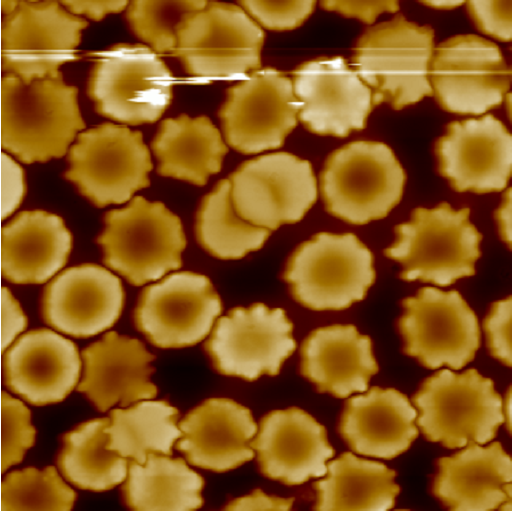
#> input picture python/project(CS)/previous/arrange/multibad3.bmp, 512 x 511 px, found by its file name
$ python ori.py
#> lines starting #> are read from the running program, lines starting #| are printed output that depends on the picture; after the words box and inside, x2 and y2 are one past the last pixel; in counts of white or black regions, pixels touching at a corner belong together
import cv2
import numpy as np
import matplotlib.pyplot as plt
from copy import copy
from find import find, trace, take_line
import multiprocessing as mult

import pickle
import os

#diraction step
dfir=[[1,0],[-1,0],[0,1],[0,-1],[1,1],[-1,1],[1,-1],[-1,-1]]
thresh=20
dthresh=20
dirac=[[1,0],[0,1],[1,1],[1,-1]]

smallist_area=10


def cut_graph(graph,onebit):
    dimension=np.shape(graph)
    if len(dimension)==3:
        zero=(0,0,0)
    else:
        zero=0
    m=dimension[0]
    n=dimension[1]
    new_graph=[]

    for i in range(m):
        new_graph.append([])
        for j in range(n):
            if onebit[i][j]:
                new_graph[i].append(graph[i][j])
            else:
                new_graph[i].append(zero)

    return np.array(new_graph,np.uint8)

# [20 lines left out: function cell_cut, not called in this run]


#dealing graph
def clear_white_edge(graph,white):
    white_line_wide=0
    m=len(graph)
    n=len(graph[0])

    def judge(value,white):
        if type(white)==int:
            if value==white:
                return True
            else:
                return False
        else:
            tf=False
            for i in range(len(white)):
                if value[i]==white[i]:
                    return True
            return False

    for j in range(n):
        i=0
        while i <m:
            if not judge(graph[i][j],white):
                break
            i+=1
        if i<m:
            break
        white_line_wide+=1
    return np.array([[graph[i][j] for j in range(white_line_wide,n)] for i in range(m)],np.uint8)


# [6 lines left out: function reset_graph, not called in this run]


def trace_base_board(onebit,gray,thresh,Range=False):
    print("ooo")
    #the input Range is a 2*2 list, example:[[x_start,x_end],[y_start,y_end]]
    #bfs trace base board=============================
    mark=np.zeros([len(onebit),len(onebit[0])],bool)
    if not Range:
        m=[0,len(onebit)-1]
        n=[0,len(onebit[0])-1]
    else:
        m=Range[1]
        n=Range[0]
    new_onebit=copy(onebit)
    mu=[[0,1],[1,0],[0,-1],[-1,0]]
    start=[[n[0],m[0]] for i in range(2)]+[[n[1],m[1]] for i in range(2)]
    ml=m[1]-m[0]+1
    nl=n[1]-n[0]+1
    ll=[ml,nl]*2

    stack=[]

    for p in range(4):
        a=start[p][0]-mu[p][0]
        b=start[p][1]-mu[p][1]
        for h in range(ll[p]):

            a+=mu[p][0]
            b+=mu[p][1]
            if mark[b][a]:
                continue

            elif gray[b][a]<thresh:
                mark[b][a]=True
                stack.append([a,b])
                while len(stack)>0:
                    val=stack.pop(0)
                    i=val[1]
                    j=val[0]

                    if gray[i][j]<thresh:
                        new_onebit[i][j]=0
                        for k in range(4):
                            ii=i+dfir[k][1]
                            jj=j+dfir[k][0]
                            if ii<m[1]+1 and jj<n[1]+1 and ii>m[0]-1 and jj>n[0]-1:
                                if mark[ii][jj]==False:
                                    mark[ii][jj]=True
                                    stack.append([jj,ii])

    return new_onebit


def seperate_continent(onebit,Range,thresh):
    #the input Range is a 2*2 list, example:[[x_start,x_end],[y_start,y_end]]
    #bfs trace base board=============================
    mark=np.zeros([len(onebit),len(onebit[0])],bool)

    m=Range[1]
    n=Range[0]
    mid_m=(m[1]-m[0])//2
    mid_n=(n[1]-n[0])//2
    continent=[]
    stack=[]

    b=m[0]
    while b<=m[1]:
        s=0
        a=n[0]
        while a<=n[1]:
            if not mark[b][a] and onebit[b][a]:
                sep=np.zeros([len(onebit),len(onebit[0])],np.uint8)
                cell=[]
                xRange=[n[1],n[0]]
                yRange=[m[1],m[0]]
                mark[b][a]=True
                stack.append([a,b])
                while len(stack)>0:
                    val=stack.pop(0)
                    i=val[1]
                    j=val[0]

                    if onebit[i][j]:
                        sep[i][j]=255
                        cell.append([j,i])
                        if j<xRange[0]:
                            xRange[0]=j
                        elif j>xRange[1]:
                            xRange[1]=j

                        if i<yRange[0]:
                            yRange[0]=i
                        elif i>yRange[1]:
                            yRange[1]=i

                        for k in range(4):
                            ii=i+dfir[k][1]
                            jj=j+dfir[k][0]
                            if ii<m[1]+1 and jj<n[1]+1 and ii>m[0]-1 and jj>n[0]-1:
                                if mark[ii][jj]==False:
                                    mark[ii][jj]=True
                                    stack.append([jj,ii])

                '''sep=np.zeros([len(onebit),len(onebit[0])],np.uint8)
                for ind in cell:
                    sep[cell[1]-mid_m][cell[0]-mid_m]=255
                '''
                if yRange[1]-yRange[0]>2*Rrange[0] and xRange[1]-xRange[0]>2*Rrange[0]:
                    continent.append([sep,[xRange,yRange],thresh,cell])
            a+=1
        b+=1


    return continent

def continent_filter(gray,thresh):
    final_continents=[]
    final_gray=[]
    m=len(gray)
    n=len(gray[0])
    Range=[[0,n-1],[0,m-1]]

    onebit=np.array([[255 for j in range(n)] for i in range(m)],np.uint8)
    onebit=trace_base_board(onebit,gray,thresh)
    continents=seperate_continent(onebit,Range,thresh)
    continents_gray=[cut_graph(gray,continents[i][0]) for i in range(len(continents))]

    #while len(continents)>0:
    for hh in range(1):
        p=mult.Pool(3)
        new_onebits=p.map(trace_base_board\
                    ,[[continents[i][0],continents_gray[i],continents[i][2]+dthresh,continents[i][1]] for i in range(len(continents))])
        p.close()
        p.join()
        for i in range(len(new_onebits)):
            shoCV("pp",new_onebits[i])
        '''trace_base_board(old_continent[0],old_gray,new_thresh,Range)
        #===========
        old_continent=continents.pop(-1)
        old_gray=continents_gray.pop(-1)
        new_thresh=old_continent[2]+dthresh
        Range=old_continent[1]
        new_onebit=trace_base_board(old_continent[0],old_gray,new_thresh,Range)
        new_continents=seperate_continent(new_onebit,Range,new_thresh)
        if len(new_continents)>1:
            while len(new_continents)>0:
                new_continent=new_continents.pop(0)
                #grayy,new_continent[0]=cell_cut_move(old_gray,new_continent[0],new_continent[3],new_continent[1])
                continents.append(new_continent)
                #continents_gray.append(grayy)
                continents_gray.append(cut_graph(old_gray,new_continent[0]))
        else:
            if Range[0][0] and Range[1][0] and Range[0][1]!=n-1 and Range[1][1]!=m-1:
                        final_continents.append(old_continent)
                        final_gray.append(old_gray)
        '''
    final_onebit=np.array([[0 for j in range(n)] for i in range(m)],np.uint8)
    for i in final_continents:
        s=0
        count=0
        for j in range(len(i[0])):
            for k in range(len(i[0][0])):
                if i[0][j][k]:
                    s+=gray[j][k]
                    count+=1
                    final_onebit[j][k]=255

        i.append(s/count)
    return final_onebit,final_continents,final_gray


# [123 lines left out: function Radiuscal, not called in this run]
#-#-#-#-#-#-#-#-#main------------------------------------------

#all kinds of images we need======================
#base_graph,
health="health"
unhealth="unhealth"
for wi in range(0,1):
    path=''#r"C:\CodingWorkSpace\blood\newnew\tide\datas\erythrocyte"
    bmp=".bmp"
    file="multibad3.bmp"
    #file=health+str(wi+1)+bmp
    print(os.path.join(path,file))
    rgb=clear_white_edge(cv2.imread(os.path.join(path,file)),(255,255,255))
#> in clear_white_edge, `white_line_wide=0`: white_line_wide = 0
#> in clear_white_edge, `m=len(graph)`: m = 511
#> in clear_white_edge, `n=len(graph[0])`: n = 512
#> the loop in clear_white_edge, `for j in range(n):` made 2 passes
#> white_line_wide on pass 1: 1
#> after the loop in clear_white_edge, `for j in range(n):`: white_line_wide = 1
    Ogray=clear_white_edge(cv2.imread(os.path.join(path,file),0),255)
#> call 2 of clear_white_edge, with white = 255
#> in clear_white_edge (call 2), `white_line_wide=0`: white_line_wide = 0
#> the loop in clear_white_edge (call 2), `for j in range(n):` made 2 passes
#> after the loop in clear_white_edge (call 2), `for j in range(n):`: white_line_wide = 1
#> in clear_white_edge (call 2), `return np.array([[graph[i][j] for j in range(white_line_wide,n)] for i..`:
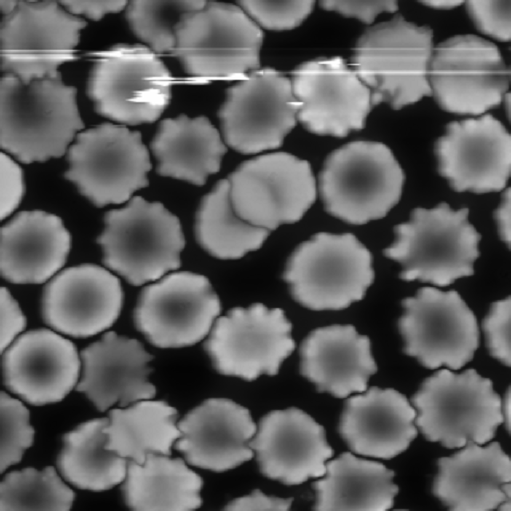
#> returned value: shape (511, 511); min 3, max 255, mean 93.3
    gray=copy(Ogray)
    #length, hight about values===================================
    m=len(gray)
#> m = 511
    n=len(gray[0])
#> n = 511
    real_length=80
    o_length=50
    Pixellength = real_length/n
#> Pixellength = 0.157
    Rrange=[10,40]

    Range=[[0,n-1],[0,m-1]]
#> Range = [[0, 510], [0, 510]]

    #operating_graph
    todraw=copy(rgb)

    onebit,continents,grays=continent_filter(gray,thresh)
#> in continent_filter, `m=len(gray)`: m = 511
#> in continent_filter, `Range=[[0,n-1],[0,m-1]]`: Range = [[0, 510], [0, 510]]
#> in trace_base_board, `mark=np.zeros([len(onebit),len(onebit[0])],bool)`: mark: shape (511, 511) bool; every value is 0
#> in trace_base_board, `m=[0,len(onebit)-1]`: m = [0, 510]
#> in trace_base_board, `new_onebit=copy(onebit)`: new_onebit: shape (511, 511); every value is 255
#> in trace_base_board, `start=[[n[0],m[0]] for i in range(2)]+[[n[1],m[1]] for i in range(2)]`: start = [[0, 0], [0, 0], [510, 510], [510, 510]]
#> in trace_base_board, `ml=m[1]-m[0]+1`: ml = 511
#> in trace_base_board, `ll=[ml,nl]*2`: ll = [511, 511, 511, 511]
#> the loop in trace_base_board, `for p in range(4):` made 4 passes
#> after the loop in trace_base_board, `for p in range(4):`:
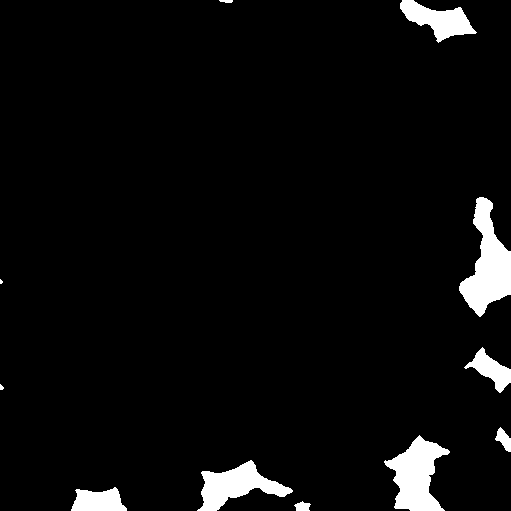
#> mark: shape (511, 511) bool; 4.6% white; 11 white regions (2 under 20 px), largest, box (x1, y1, x2, y2) and area: (459, 197, 511, 317) 3157, (384, 435, 450, 511) 2731, (197, 460, 293, 511) 2212
#> after the loop in trace_base_board, `for p in range(4):`:
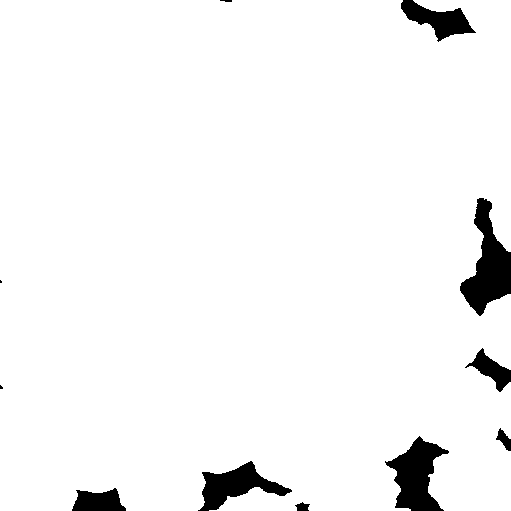
#> new_onebit: shape (511, 511); 95.9% white; 11 black regions (3 under 20 px), largest, box (x1, y1, x2, y2) and area: (460, 198, 511, 316) 2925, (385, 436, 449, 511) 2520, (198, 461, 292, 511) 1984
#> after the loop in trace_base_board, `for p in range(4):`: stack = []
#> in seperate_continent, `m=Range[1]`: m = [0, 510]
#> in seperate_continent, `mid_m=(m[1]-m[0])//2`: mid_m = 255
#> in seperate_continent, `b=m[0]`: b = 0
#> after the loop in seperate_continent, `while b<=m[1]:`:
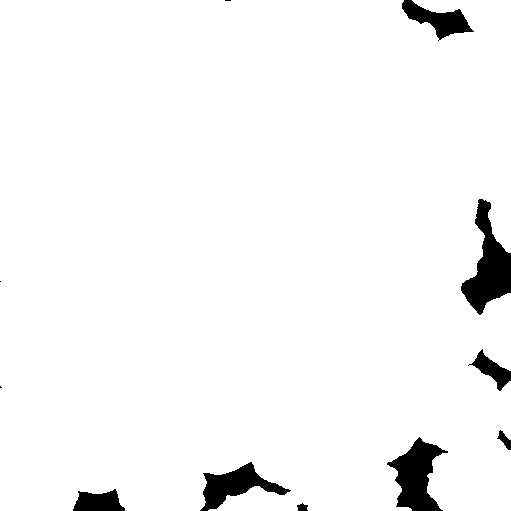
#> mark: shape (511, 511) bool; 96.3% white; 11 black regions (3 under 20 px), largest, box (x1, y1, x2, y2) and area: (461, 199, 511, 315) 2695, (387, 437, 448, 511) 2311, (200, 462, 291, 511) 1758
#> (the run stopped early here; a loop or call above may not have finished)

$ run again, with python/project(CS)/previous/arrange/multibad2.bmp copied over python/project(CS)/previous/arrange/multibad3.bmp
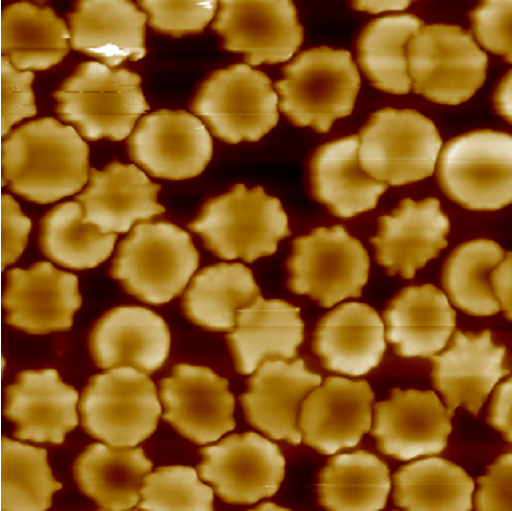
#> input picture python/project(CS)/previous/arrange/multibad2.bmp, 512 x 511 px, found by its file name
#> in clear_white_edge, `white_line_wide=0`: white_line_wide = 0
#> in clear_white_edge, `m=len(graph)`: m = 511
#> in clear_white_edge, `n=len(graph[0])`: n = 512
#> the loop in clear_white_edge, `for j in range(n):` made 2 passes
#> white_line_wide on pass 1: 1
#> after the loop in clear_white_edge, `for j in range(n):`: white_line_wide = 1
#> the loop in clear_white_edge (call 2), `for j in range(n):` made 2 passes
#> `m=len(gray)`: m = 511
#> Pixellength = 0.157
#> `Range=[[0,n-1],[0,m-1]]`: Range = [[0, 510], [0, 510]]
#> in continent_filter, `m=len(gray)`: m = 511
#> in continent_filter, `Range=[[0,n-1],[0,m-1]]`: Range = [[0, 510], [0, 510]]
#> in trace_base_board, `m=[0,len(onebit)-1]`: m = [0, 510]
#> start = [[0, 0], [0, 0], [510, 510], [510, 510]]
#> ml = 511
#> ll = [511, 511, 511, 511]
#> the loop in trace_base_board, `for p in range(4):` made 4 passes
#> after the loop in trace_base_board, `for p in range(4):`:
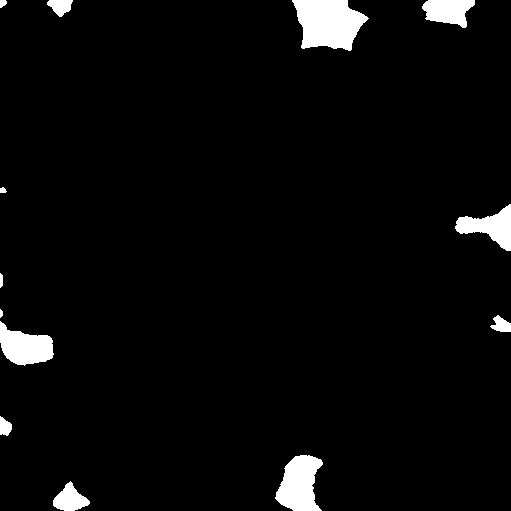
#> mark: shape (511, 511) bool; 3.8% white; 13 white regions, largest, box (x1, y1, x2, y2) and area: (292, 0, 369, 51) 2759, (275, 455, 323, 511) 1847, (0, 321, 54, 366) 1529
#> after the loop in trace_base_board, `for p in range(4):`: stack = []
#> in seperate_continent, `m=Range[1]`: m = [0, 510]
#> mid_m = 255
#> in seperate_continent, `b=m[0]`: b = 0
#> after the loop in seperate_continent, `while b<=m[1]:`:
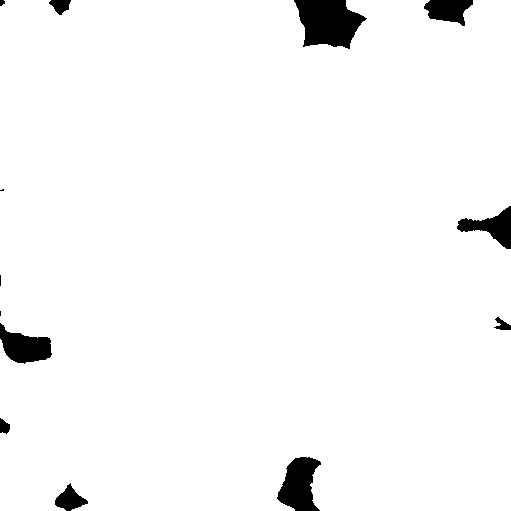
#> mark: shape (511, 511) bool; 96.9% white; 13 black regions (3 under 20 px), largest, box (x1, y1, x2, y2) and area: (294, 0, 367, 49) 2445, (277, 457, 321, 511) 1565, (0, 323, 52, 364) 1257

$ run again, with python/project(CS)/previous/arrange/multigood1.bmp copied over python/project(CS)/previous/arrange/multibad3.bmp
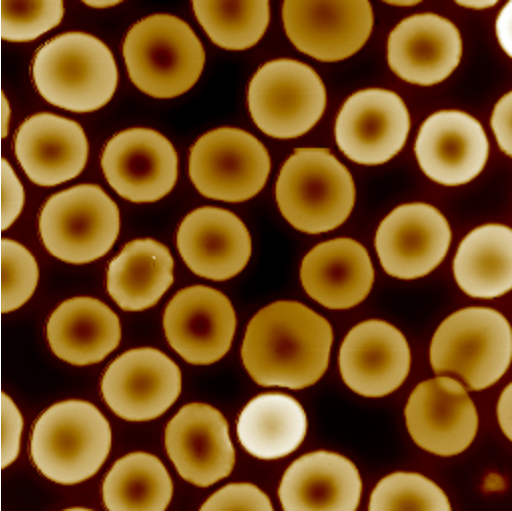
#> input picture python/project(CS)/previous/arrange/multigood1.bmp, 512 x 511 px, found by its file name
#> in clear_white_edge, `white_line_wide=0`: white_line_wide = 0
#> in clear_white_edge, `m=len(graph)`: m = 511
#> in clear_white_edge, `n=len(graph[0])`: n = 512
#> the loop in clear_white_edge, `for j in range(n):` made 2 passes
#> white_line_wide on pass 1: 1
#> after the loop in clear_white_edge, `for j in range(n):`: white_line_wide = 1
#> the loop in clear_white_edge (call 2), `for j in range(n):` made 2 passes
#> `m=len(gray)`: m = 511
#> Pixellength = 0.157
#> `Range=[[0,n-1],[0,m-1]]`: Range = [[0, 510], [0, 510]]
#> in continent_filter, `m=len(gray)`: m = 511
#> in continent_filter, `Range=[[0,n-1],[0,m-1]]`: Range = [[0, 510], [0, 510]]
#> in trace_base_board, `m=[0,len(onebit)-1]`: m = [0, 510]
#> start = [[0, 0], [0, 0], [510, 510], [510, 510]]
#> ml = 511
#> ll = [511, 511, 511, 511]
#> the loop in trace_base_board, `for p in range(4):` made 4 passes
#> after the loop in trace_base_board, `for p in range(4):`:
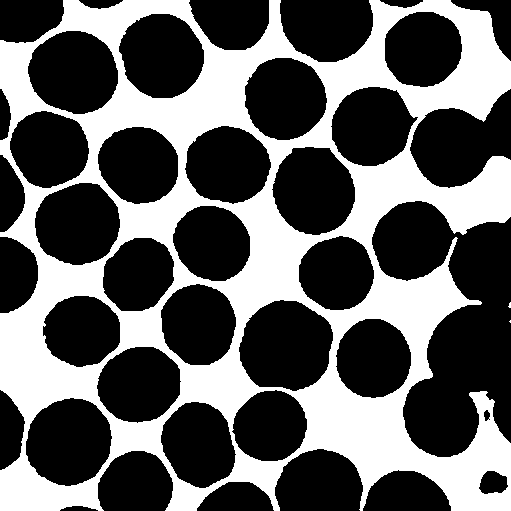
#> mark: shape (511, 511) bool; 37.8% white; 3 white regions (2 under 20 px), largest, box (x1, y1, x2, y2) and area: (0, 0, 511, 511) 98675
#> after the loop in trace_base_board, `for p in range(4):`: stack = []
#> in seperate_continent, `m=Range[1]`: m = [0, 510]
#> mid_m = 255
#> in seperate_continent, `b=m[0]`: b = 0
#> in cut_graph (call 29), `return np.array(new_graph,np.uint8)`:
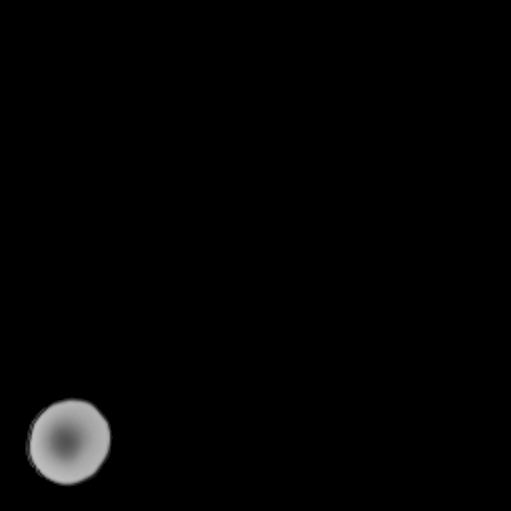
#> returned value: shape (511, 511); min 0, max 192, mean 3.2
